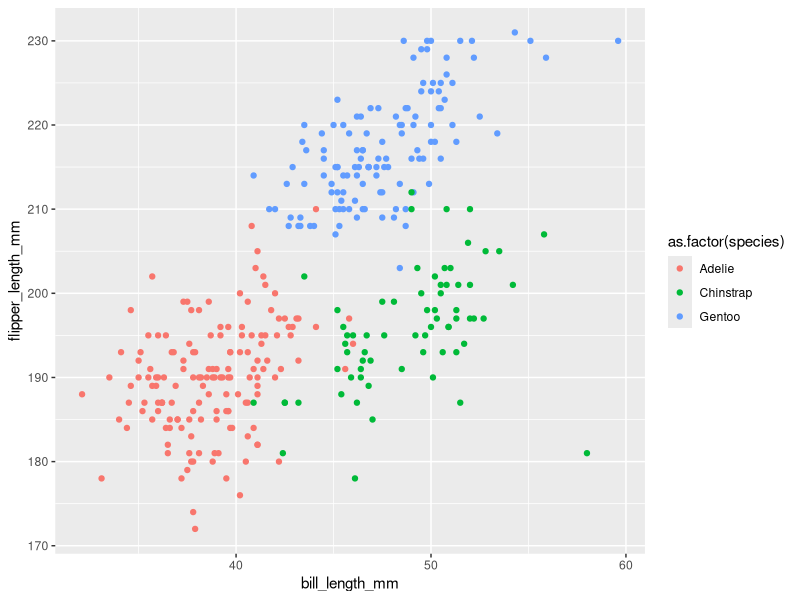
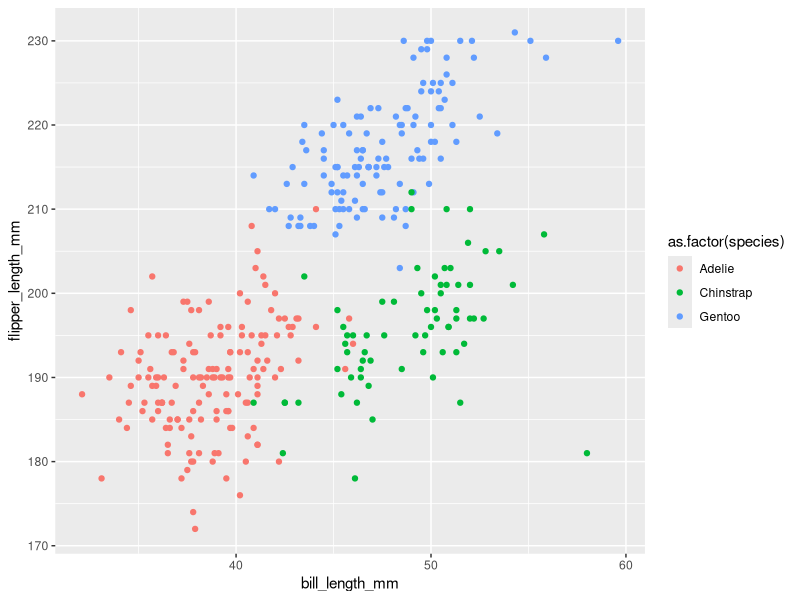

These charts were generated, in order, by the following R code:
## ---- chunk 1
library(tidyverse)
## ---- chunk 2
prob1_df = 
  tibble(
    samp = rnorm(10),
    logi_vec = samp > 0,
    char_vec = c("a", "b", "c", "d", "e", "f", "g", "h", "i", "j"),
    fac_vec = factor(c("low", "low", "low", "low", "mod", "mod", "mod", "high", "high", "high"))
  )
## ---- chunk 3
mean(pull(prob1_df, samp))
mean(pull(prob1_df, logi_vec))
mean(pull(prob1_df, char_vec))
mean(pull(prob1_df, fac_vec))
## ---- chunk 4
as.numeric(pull(prob1_df, samp))
as.numeric(pull(prob1_df, logi_vec))
as.numeric(pull(prob1_df, char_vec))
as.numeric(pull(prob1_df, fac_vec))
## ---- chunk 5
as.numeric(pull(prob1_df, logi_vec)) * pull(prob1_df, samp)
as.factor(pull(prob1_df, logi_vec)) * pull(prob1_df, samp)
as.numeric(as.factor(pull(prob1_df, logi_vec))) * pull(prob1_df, samp)
## ---- chunk 6
data("penguins", package = "palmerpenguins")
## ---- chunk 7
ggplot(penguins, aes(x = bill_length_mm, y = flipper_length_mm, color = as.factor(species))) + geom_point()

ggsave("penguins.png", width = 20, height = 20)
